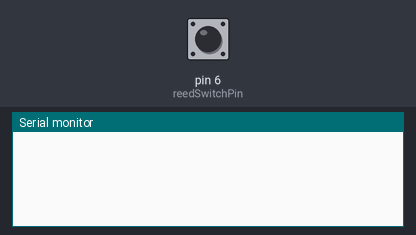
Bench run of a sketch on a simulated Arduino Uno, built with avr-gcc and run on an emulated ATmega328P. On the bench: the last lines printed to the serial monitor. The inputs (shaded band) are chosen by the test bench; at power-on: pin 6 (reedSwitchPin) LOW.

Above: at 1.3 s.
1.4 s: pin 6 (reedSwitchPin) pulled HIGH for 0.3 s
At 1.68 s:
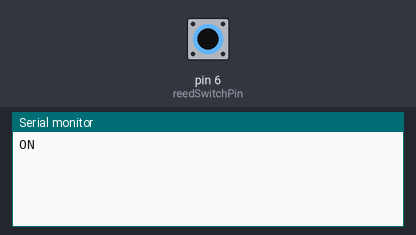
At 2.8 s:
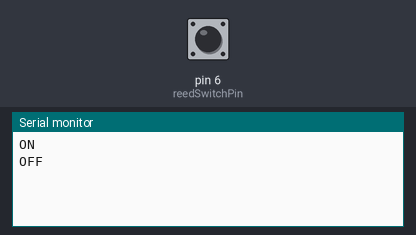

The sketch:

reed-switch.ino
```cpp
// http://www.instructables.com/id/Arduino-Reed-Switch/

int reedSwitchPin = 6;
int state = 0;
void setup() {
  pinMode(reedSwitchPin, INPUT);
  Serial.begin(9600);
}

void loop() {
  int reedReading = digitalRead(reedSwitchPin);

  if (reedReading == HIGH && state == 0) {
    Serial.println("ON");
    state = 1;
  } else if (reedReading == LOW && state == 1){
    Serial.println("OFF");
    state = 0;
  }
  delay(250);
}
```

Measured:
- after the input at 1.4 s, the serial monitor: prints a new line after 0.10 s (image 1)
